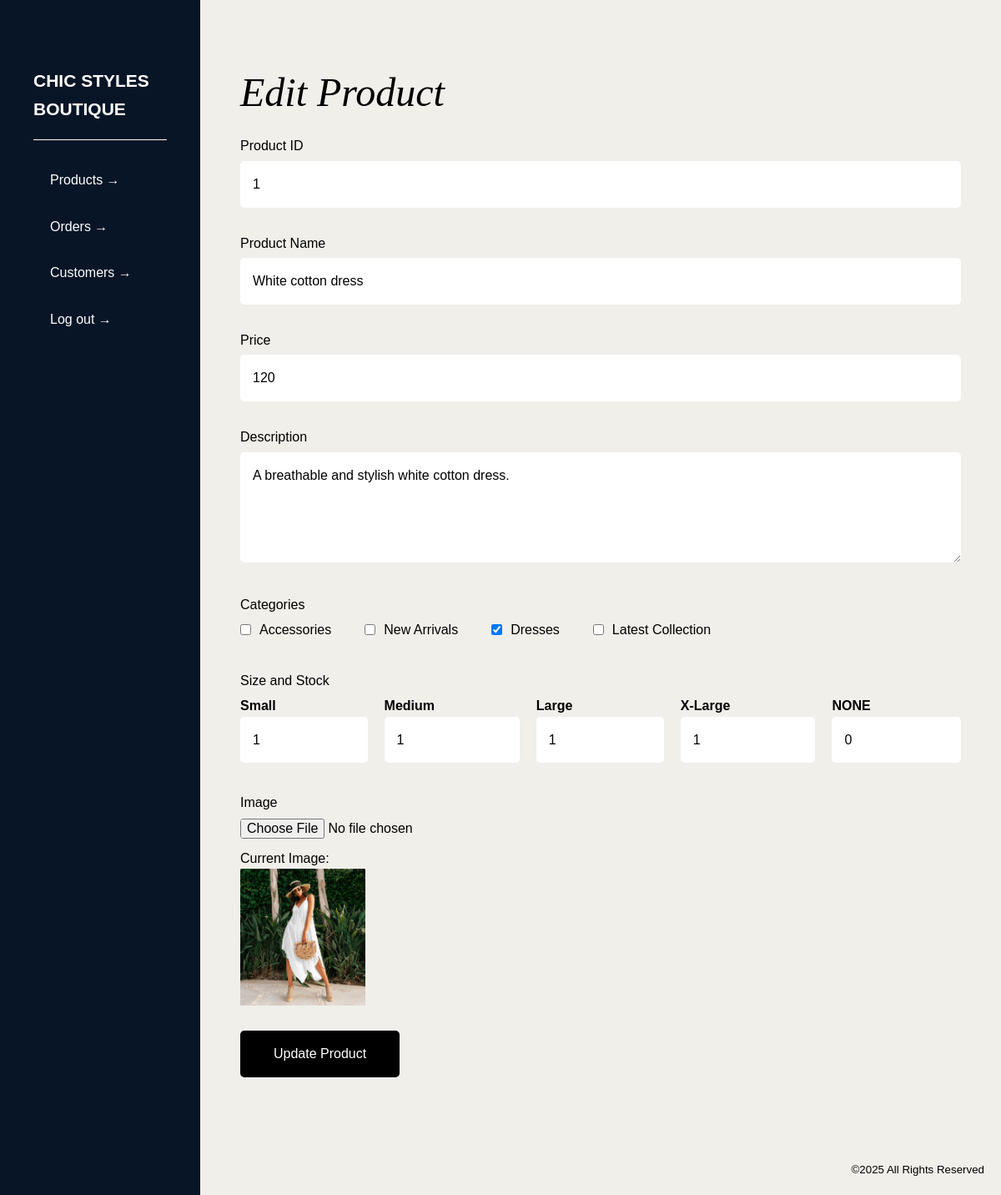
The app's page /admin/dashboard/products_edit.php?id=1 (signed in) with its own data.
### tables this page shows
CREATE TABLE `Products` (
  `ProductID` int(11) NOT NULL,
  `ProductName` varchar(30) NOT NULL,
  `ProductPrice` float NOT NULL,
  `ProductImg` varchar(200) NOT NULL,
  `ProductImgLarge` varchar(200) NOT NULL,
  `ProductDate` timestamp NOT NULL DEFAULT current_timestamp(),
  `ProductStock` int(11) NOT NULL DEFAULT 0,
  `ProductDescription` text NOT NULL
);

CREATE TABLE `Categories` (
  `CategoryID` int(11) NOT NULL,
  `CategoryName` varchar(30) NOT NULL
);

CREATE TABLE `Sizes` (
  `SizeID` int(11) NOT NULL,
  `SizeName` varchar(10) DEFAULT NULL
);

### admin/dashboard/products_edit.php (the view, shortened to what this page needs)
<?php
require_once '../../db_connection.php';
$ProductID = isset($_GET['id']) ? intval($_GET['id']) : 0;
$sql = "SELECT * FROM Products WHERE ProductID = ?";
$stmt = $conn->prepare($sql);
$stmt->bind_param('i', $ProductID);
$stmt->execute();
$result = $stmt->get_result();
$product = $result->fetch_assoc();
$categories = $conn->query("SELECT * FROM Categories");
$selected_categories = [];
$category_result = $conn->prepare("SELECT CategoryID FROM ProductCategories WHERE ProductID = ?");
$category_result->bind_param('i', $ProductID);
$category_result->execute();
$category_result = $category_result->get_result();
while ($row = $category_result->fetch_assoc()) {
    $selected_categories[] = $row['CategoryID'];
}
$sizes = $conn->query("SELECT * FROM Sizes");
$size_stock = [];
$size_result = $conn->prepare("SELECT SizeID, Stock FROM ProductSizes WHERE ProductID = ?");
$size_result->bind_param('i', $ProductID);
$size_result->execute();
$size_result = $size_result->get_result();
while ($row = $size_result->fetch_assoc()) {
    $size_stock[$row['SizeID']] = $row['Stock'];
}
?>
<!DOCTYPE html>
<html lang="en">
<head>
    <link rel="stylesheet" href="<?php echo BASE_URL; ?>style.css">
    <link rel="stylesheet" href="<?php echo BASE_URL; ?>admin/dashboard/admin-dashboard.css">
</head>
<body>
    <div class="flex">
        <?php include 'sidebar.php'; ?>
        <div class="flex2">
            <main class="product-edit">
                <h2>Edit Product</h2>
                <form action="product_update.php" method="POST" enctype="multipart/form-data">
                    <fieldset>
                        <label for="product-id">Product ID</label>
                        <input type="text" id="product-id" name="ProductID" readonly value="<?php echo htmlspecialchars($product['ProductID']); ?>">
                    </fieldset>
                    <fieldset>
                        <label for="product-name">Product Name</label>
                        <input type="text" id="product-name" name="ProductName" required value="<?php echo htmlspecialchars($product['ProductName']); ?>">
                    </fieldset>
                    <fieldset>
                        <label for="price">Price</label>
                        <input type="number" id="price" name="price" step="0.01" min="0" required value="<?php echo htmlspecialchars($product['ProductPrice']); ?>">
                    </fieldset>
                    <fieldset>
                        <label for="description">Description</label>
                        <textarea id="description" name="description" rows="4" required><?php echo htmlspecialchars($product['ProductDescription']); ?></textarea>
                    </fieldset>
                    <fieldset>
                        <label>Categories</label>
                        <div class="category-group">
                            <?php while ($category = $categories->fetch_assoc()): ?>
                                <label>
                                    <input type="checkbox" name="categories[]" value="<?php echo $category['CategoryID']; ?>"
                                    <?php echo in_array($category['CategoryID'], $selected_categories) ? 'checked' : ''; ?>>
                                    <?php echo htmlspecialchars($category['CategoryName']); ?>
                                </label>
                            <?php endwhile; ?>
                        </div>
                    </fieldset>
                    <fieldset>
                        <label>Size and Stock</label>
                        <div class="size-group">
                            <?php while ($size = $sizes->fetch_assoc()): ?>
                                <label>
                                    <strong><?php echo htmlspecialchars($size['SizeName']); ?></strong>
                                    <input type="number" name="size_stock[<?php echo $size['SizeID']; ?>]" min="0"
                                           value="<?php echo isset($size_stock[$size['SizeID']]) ? $size_stock[$size['SizeID']] : 0; ?>">
                                </label>
                            <?php endwhile; ?>
                        </div>
                    </fieldset>
                    <fieldset class="thumbnail">
                        <label for="image">Image</label>
                        <input type="file" id="image" name="image" accept="image/*">
                        <?php if (!empty($product['ProductImg'])): ?>
                            <p>Current Image:</p>
                            <img src="<?php echo BASE_URL . 'img/shop/' . htmlspecialchars($product['ProductImg']); ?>" alt="Product Image" style="max-width: 150px;">
                        <?php endif; ?>
                    </fieldset>
                    <div class="update_button">
                        <button type="submit">Update Product</button>
                    </div>
                </form>
            </main>
            <footer>
                <div class="container">
                    <small>©<?php echo date('Y'); ?> All Rights Reserved</small>
                </div>
            </footer>
        </div>
    </div>
</body>
</html>

### style.css (style rules this page uses)
* { margin: 0; padding: 0; box-sizing: border-box; }
html, body { height: 100%; font-size: 16px; font-family: "Montserrat", sans-serif; }
body { line-height: 1.6; background: #fff; color: #000; }
button { background: none; border: none; padding: 0; cursor: pointer; font: inherit; color: #C30A0A; }
img { max-width: 100%; height: auto; display: block; }
input, textarea, select, button { font: inherit; }
header, footer, section, article, aside, nav, figure, figcaption { display: block; }
button { position: relative; margin-top: 40px; }
button::before { background-color: #C30A0A; content: ''; width: 100%; height: 2px; position: absolute; left: 0; bottom: -20px; margin: auto; transform-origin: right top; transform: scale(0, 1); transition: transform .3s; }
h2 { font-family: "Times New Roman", serif; font-style: italic; font-size: 48px; font-weight: 400; line-height: 1.3; margin-bottom: 20px; text-align: center; margin-top: 10px; }
footer { background-color: #071526; color: #fff; }
footer .container { max-width: 1360px; margin: auto; padding: 80px 20px 20px; }
footer small { display: block; text-align: right; }

### admin/dashboard/admin-dashboard.css (style rules this page uses)
button::before, button:hover::before { opacity: 0; }
body { background-color: #F0EFEA; }
.flex { display: flex; justify-content: left; height: 100%; }
.flex2 { display: flex; flex-direction: column; justify-content: space-between; width: 100%; margin-left: 20vw; }
footer { background-color: inherit; color: #000; }
footer .container { padding: 20px; }
main { margin: 80px 0; width: 100%; padding: 0 4vw; }
main h2 { margin: 0 0 20px 0; text-align: left; }
.product-edit fieldset { margin-bottom: 30px; border: none; }
.product-edit label { display: block; margin-bottom: 5px; }
.product-edit input, .product-edit textarea { width: 100%; padding: 15px; border: none; border-radius: 5px; font-size: 16px; box-sizing: border-box; background-color: #fff; }
.product-edit button { background-color: black; color: white; border: none; cursor: pointer; font-size: 16px; transition: background-color 0.3s; margin: 0; padding: 15px 40px; border-radius: 5px; }
.category-group { display: flex; gap:40px; flex-wrap: wrap; }
.category-group label { display: flex; align-items: center; gap: 10px; }
.category-group label input { width: inherit; }
.size-group { display: flex; gap: 20px; }
fieldset { border: 0; }
.product-edit .thumbnail input { background-color: inherit; padding: 0; margin-bottom: 10px; }
button { margin-top: 20px; }

### records on screen
products: ProductID "1", ProductName "White cotton dress", price "120", description "A breathable and stylish white cotton dress.", ProductImg (picture)
categories: CategoryName "Accessories"
categories: CategoryName "New Arrivals"
categories: CategoryID "☑", CategoryName "Dresses"
categories: CategoryName "Latest Collection"
sizes: SizeName "Small", SizeID "1"
sizes: SizeName "Medium", SizeID "1"
sizes: SizeName "Large", SizeID "1"
sizes: SizeName "X-Large", SizeID "1"
sizes: SizeName "NONE", SizeID "0"
